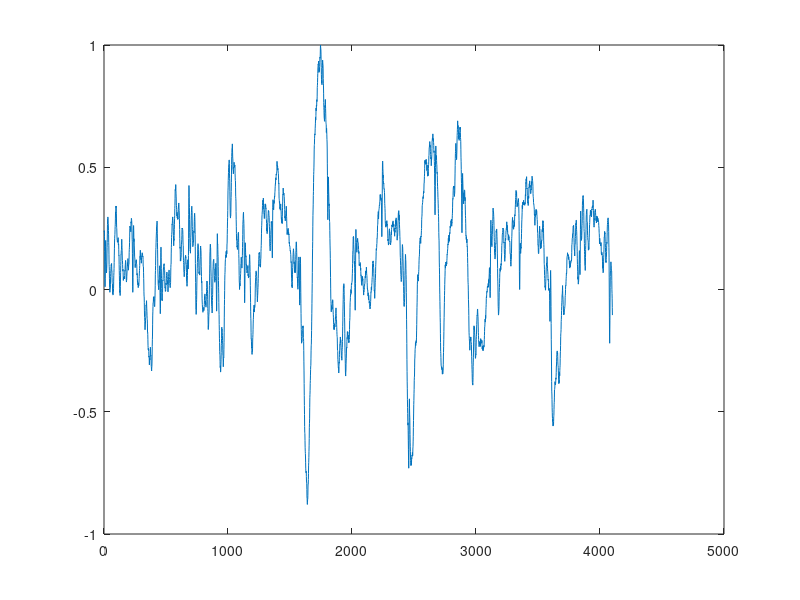

MATLAB code to generate this figure: (Note: this script raises an error after producing the figure.)
y = load('eeg.txt');
y= y / max(abs(y));
figure(1)
plot(y)
r= acorr(y,8);
[A,E]= LevinsonDurbin(r,8);
p1 = akaike(E,length(y))
#figure(3)
#p2 = Error_predi_final(E,r,0.01)
#Para calcular la respuesta en frecuencia del sist
#obtenido evaludo el sistema en e^(j*tita) o uso freqz
sist= [1 : length(A(:,p1))];
for i=1 : length(A(:,p1))
  sist(i) = A(i,p1);
endfor
[h,w] = freqz(1 , sist);
fm = 250; #Frecuencia de muestreo de y
figure(2)
subplot(2,1,1);
plot(fm*w/(2*pi),abs(h)); #convierto el medio circulo de 0 a pi
                          #en 0 a fm/2
Y=fft(y);
N=length(y);
M=N/2+1; #Solo los valores positivos de la fft
f=(fm/N)*[0:M-1];#fm/N seria delta de frecuencia, y f va de 0 a fm/2
subplot(2,1,2)
plot(f,abs(Y(1:M)));

